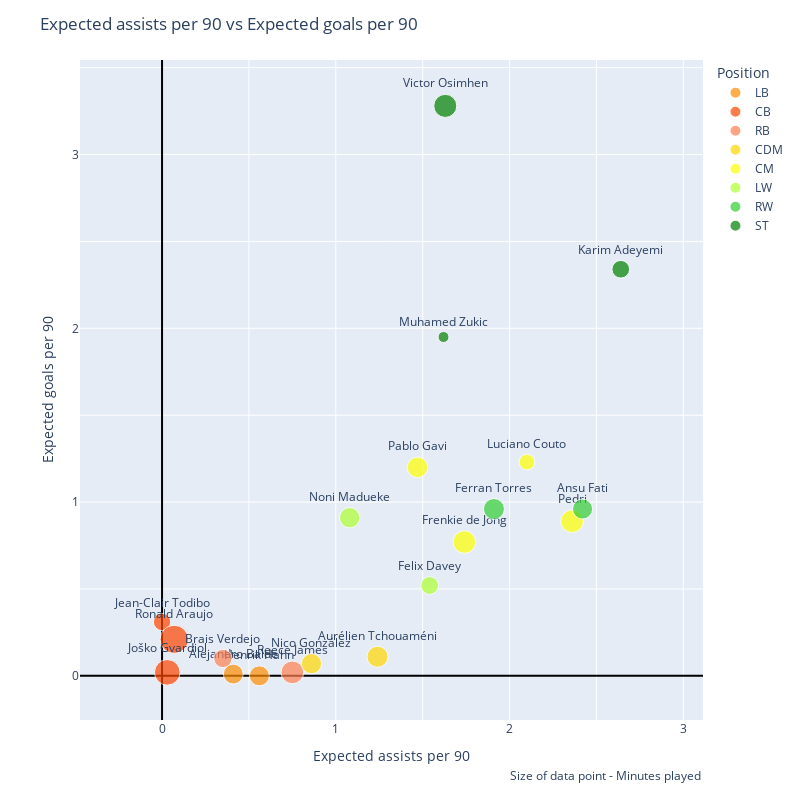
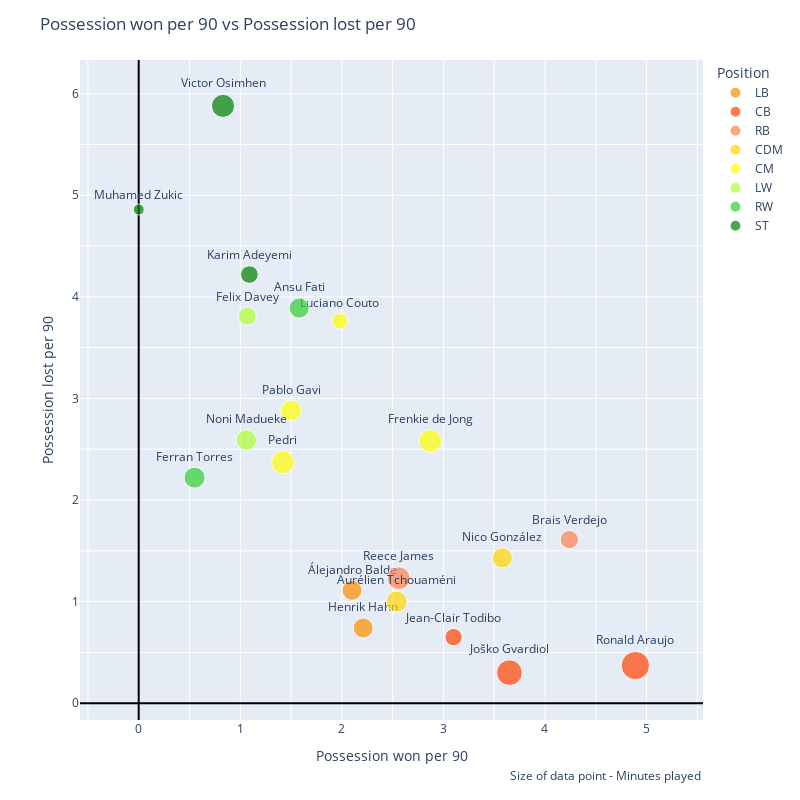
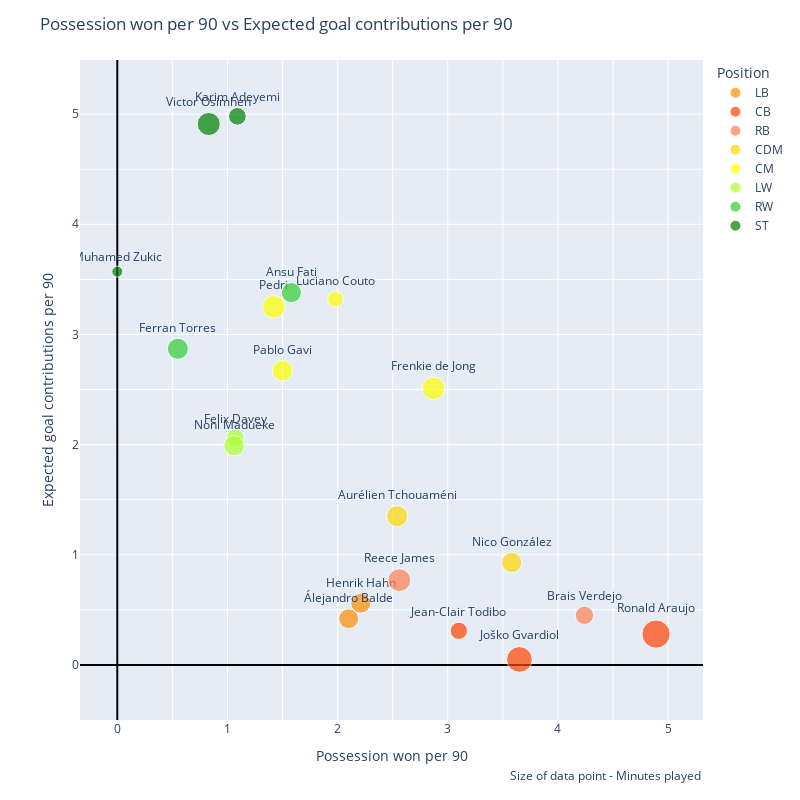

Here is the notebook cell these charts were saved with, in order:
### Code cell
scatter_chart('xAp90', 'xGp90')
scatter_chart('PossessionWonp90', 'PossessionLostp90')
scatter_chart('PossessionWonp90', 'xGCp90')

### Figure 1 — Plotly figure (JSON) as saved in the notebook; plotly's stock layout.template omitted (floating-point values rounded to 4 significant figures)
{"data": [{"customdata": [["Álejandro Balde"], ["Henrik Hahn"]], "hovertemplate": "Position=LB<br>Expected assists per 90=%{x}<br>Expected goals per 90=%{y}<br>Minutes played=%{marker.size}<br>Name=%{customdata[0]}<extra></extra>", "legendgroup": "LB", "marker": {"color": "darkorange", "size": [727, 734], "sizemode": "area", "sizeref": 3.678, "symbol": "circle"}, "mode": "markers+text", "name": "LB", "orientation": "v", "showlegend": true, "text": ["Álejandro Balde", "Henrik Hahn"], "textposition": "top center", "type": "scatter", "x": [0.41, 0.56], "xaxis": "x", "y": [0.01, 0], "yaxis": "y"}, {"customdata": [["Jean-Clair Todibo"], ["Joško Gvardiol"], ["Ronald Araujo"]], "hovertemplate": "Position=CB<br>Expected assists per 90=%{x}<br>Expected goals per 90=%{y}<br>Minutes played=%{marker.size}<br>Name=%{customdata[0]}<extra></extra>", "legendgroup": "CB", "marker": {"color": "orangered", "size": [552, 1208, 1471], "sizemode": "area", "sizeref": 3.678, "symbol": "circle"}, "mode": "markers+text", "name": "CB", "orientation": "v", "showlegend": true, "text": ["Jean-Clair Todibo", "Joško Gvardiol", "Ronald Araujo"], "textposition": "top center", "type": "scatter", "x": [0, 0.03, 0.07], "xaxis": "x", "y": [0.31, 0.02, 0.21], "yaxis": "y"}, {"customdata": [["Reece James"], ["Brais Verdejo"]], "hovertemplate": "Position=RB<br>Expected assists per 90=%{x}<br>Expected goals per 90=%{y}<br>Minutes played=%{marker.size}<br>Name=%{customdata[0]}<extra></extra>", "legendgroup": "RB", "marker": {"color": "coral", "size": [949, 616], "sizemode": "area", "sizeref": 3.678, "symbol": "circle"}, "mode": "markers+text", "name": "RB", "orientation": "v", "showlegend": true, "text": ["Reece James", "Brais Verdejo"], "textposition": "top center", "type": "scatter", "x": [0.75, 0.35], "xaxis": "x", "y": [0.02, 0.1], "yaxis": "y"}, {"customdata": [["Aurélien Tchouaméni"], ["Nico González"]], "hovertemplate": "Position=CDM<br>Expected assists per 90=%{x}<br>Expected goals per 90=%{y}<br>Minutes played=%{marker.size}<br>Name=%{customdata[0]}<extra></extra>", "legendgroup": "CDM", "marker": {"color": "gold", "size": [814, 755], "sizemode": "area", "sizeref": 3.678, "symbol": "circle"}, "mode": "markers+text", "name": "CDM", "orientation": "v", "showlegend": true, "text": ["Aurélien Tchouaméni", "Nico González"], "textposition": "top center", "type": "scatter", "x": [1.24, 0.86], "xaxis": "x", "y": [0.11, 0.07], "yaxis": "y"}, {"customdata": [["Luciano Couto"], ["Pablo Gavi"], ["Pedri"], ["Frenkie de Jong"]], "hovertemplate": "Position=CM<br>Expected assists per 90=%{x}<br>Expected goals per 90=%{y}<br>Minutes played=%{marker.size}<br>Name=%{customdata[0]}<extra></extra>", "legendgroup": "CM", "marker": {"color": "yellow", "size": [455, 780, 951, 942], "sizemode": "area", "sizeref": 3.678, "symbol": "circle"}, "mode": "markers+text", "name": "CM", "orientation": "v", "showlegend": true, "text": ["Luciano Couto", "Pablo Gavi", "Pedri", "Frenkie de Jong"], "textposition": "top center", "type": "scatter", "x": [2.1, 1.47, 2.36, 1.74], "xaxis": "x", "y": [1.23, 1.2, 0.89, 0.77], "yaxis": "y"}, {"customdata": [["Felix Davey"], ["Noni Madueke"]], "hovertemplate": "Position=LW<br>Expected assists per 90=%{x}<br>Expected goals per 90=%{y}<br>Minutes played=%{marker.size}<br>Name=%{customdata[0]}<extra></extra>", "legendgroup": "LW", "marker": {"color": "greenyellow", "size": [591, 765], "sizemode": "area", "sizeref": 3.678, "symbol": "circle"}, "mode": "markers+text", "name": "LW", "orientation": "v", "showlegend": true, "text": ["Felix Davey", "Noni Madueke"], "textposition": "top center", "type": "scatter", "x": [1.54, 1.08], "xaxis": "x", "y": [0.52, 0.91], "yaxis": "y"}, {"customdata": [["Ansu Fati"], ["Ferran Torres"]], "hovertemplate": "Position=RW<br>Expected assists per 90=%{x}<br>Expected goals per 90=%{y}<br>Minutes played=%{marker.size}<br>Name=%{customdata[0]}<extra></extra>", "legendgroup": "RW", "marker": {"color": "limegreen", "size": [741, 812], "sizemode": "area", "sizeref": 3.678, "symbol": "circle"}, "mode": "markers+text", "name": "RW", "orientation": "v", "showlegend": true, "text": ["Ansu Fati", "Ferran Torres"], "textposition": "top center", "type": "scatter", "x": [2.42, 1.91], "xaxis": "x", "y": [0.96, 0.96], "yaxis": "y"}, {"customdata": [["Muhamed Zukic"], ["Karim Adeyemi"], ["Victor Osimhen"]], "hovertemplate": "Position=ST<br>Expected assists per 90=%{x}<br>Expected goals per 90=%{y}<br>Minutes played=%{marker.size}<br>Name=%{customdata[0]}<extra></extra>", "legendgroup": "ST", "marker": {"color": "green", "size": [222, 576, 980], "sizemode": "area", "sizeref": 3.678, "symbol": "circle"}, "mode": "markers+text", "name": "ST", "orientation": "v", "showlegend": true, "text": ["Muhamed Zukic", "Karim Adeyemi", "Victor Osimhen"], "textposition": "top center", "type": "scatter", "x": [1.62, 2.64, 1.63], "xaxis": "x", "y": [1.95, 2.34, 3.28], "yaxis": "y"}], "layout": {"annotations": [{"showarrow": false, "text": "Size of data point - Minutes played", "x": 1, "xanchor": "right", "xref": "paper", "xshift": 0, "y": -0.1, "yanchor": "auto", "yref": "paper", "yshift": 0}], "height": 800, "legend": {"itemsizing": "constant", "title": {"text": "Position"}, "tracegroupgap": 0}, "margin": {"t": 60}, "title": {"text": "Expected assists per 90 vs Expected goals per 90"}, "width": 800, "xaxis": {"anchor": "y", "domain": [0, 1], "dtick": 0.5, "scaleanchor": "y", "scaleratio": 1, "tick0": 0, "ticklabelstep": 2, "title": {"text": "Expected assists per 90"}, "zeroline": true, "zerolinecolor": "Black", "zerolinewidth": 2}, "yaxis": {"anchor": "x", "domain": [0, 1], "dtick": 0.5, "scaleanchor": "x", "scaleratio": 1, "tick0": 0, "ticklabelstep": 2, "title": {"text": "Expected goals per 90"}, "zeroline": true, "zerolinecolor": "Black", "zerolinewidth": 2}}}

### Figure 2 — Plotly figure (JSON) as saved in the notebook; plotly's stock layout.template omitted (floating-point values rounded to 4 significant figures)
{"data": [{"customdata": [["Álejandro Balde"], ["Henrik Hahn"]], "hovertemplate": "Position=LB<br>Possession won per 90=%{x}<br>Possession lost per 90=%{y}<br>Minutes played=%{marker.size}<br>Name=%{customdata[0]}<extra></extra>", "legendgroup": "LB", "marker": {"color": "darkorange", "size": [727, 734], "sizemode": "area", "sizeref": 3.678, "symbol": "circle"}, "mode": "markers+text", "name": "LB", "orientation": "v", "showlegend": true, "text": ["Álejandro Balde", "Henrik Hahn"], "textposition": "top center", "type": "scatter", "x": [2.1, 2.21], "xaxis": "x", "y": [1.11, 0.74], "yaxis": "y"}, {"customdata": [["Jean-Clair Todibo"], ["Joško Gvardiol"], ["Ronald Araujo"]], "hovertemplate": "Position=CB<br>Possession won per 90=%{x}<br>Possession lost per 90=%{y}<br>Minutes played=%{marker.size}<br>Name=%{customdata[0]}<extra></extra>", "legendgroup": "CB", "marker": {"color": "orangered", "size": [552, 1208, 1471], "sizemode": "area", "sizeref": 3.678, "symbol": "circle"}, "mode": "markers+text", "name": "CB", "orientation": "v", "showlegend": true, "text": ["Jean-Clair Todibo", "Joško Gvardiol", "Ronald Araujo"], "textposition": "top center", "type": "scatter", "x": [3.1, 3.65, 4.89], "xaxis": "x", "y": [0.65, 0.3, 0.37], "yaxis": "y"}, {"customdata": [["Reece James"], ["Brais Verdejo"]], "hovertemplate": "Position=RB<br>Possession won per 90=%{x}<br>Possession lost per 90=%{y}<br>Minutes played=%{marker.size}<br>Name=%{customdata[0]}<extra></extra>", "legendgroup": "RB", "marker": {"color": "coral", "size": [949, 616], "sizemode": "area", "sizeref": 3.678, "symbol": "circle"}, "mode": "markers+text", "name": "RB", "orientation": "v", "showlegend": true, "text": ["Reece James", "Brais Verdejo"], "textposition": "top center", "type": "scatter", "x": [2.56, 4.24], "xaxis": "x", "y": [1.23, 1.61], "yaxis": "y"}, {"customdata": [["Aurélien Tchouaméni"], ["Nico González"]], "hovertemplate": "Position=CDM<br>Possession won per 90=%{x}<br>Possession lost per 90=%{y}<br>Minutes played=%{marker.size}<br>Name=%{customdata[0]}<extra></extra>", "legendgroup": "CDM", "marker": {"color": "gold", "size": [814, 755], "sizemode": "area", "sizeref": 3.678, "symbol": "circle"}, "mode": "markers+text", "name": "CDM", "orientation": "v", "showlegend": true, "text": ["Aurélien Tchouaméni", "Nico González"], "textposition": "top center", "type": "scatter", "x": [2.54, 3.58], "xaxis": "x", "y": [1, 1.43], "yaxis": "y"}, {"customdata": [["Luciano Couto"], ["Pablo Gavi"], ["Pedri"], ["Frenkie de Jong"]], "hovertemplate": "Position=CM<br>Possession won per 90=%{x}<br>Possession lost per 90=%{y}<br>Minutes played=%{marker.size}<br>Name=%{customdata[0]}<extra></extra>", "legendgroup": "CM", "marker": {"color": "yellow", "size": [455, 780, 951, 942], "sizemode": "area", "sizeref": 3.678, "symbol": "circle"}, "mode": "markers+text", "name": "CM", "orientation": "v", "showlegend": true, "text": ["Luciano Couto", "Pablo Gavi", "Pedri", "Frenkie de Jong"], "textposition": "top center", "type": "scatter", "x": [1.98, 1.5, 1.42, 2.87], "xaxis": "x", "y": [3.76, 2.88, 2.37, 2.58], "yaxis": "y"}, {"customdata": [["Felix Davey"], ["Noni Madueke"]], "hovertemplate": "Position=LW<br>Possession won per 90=%{x}<br>Possession lost per 90=%{y}<br>Minutes played=%{marker.size}<br>Name=%{customdata[0]}<extra></extra>", "legendgroup": "LW", "marker": {"color": "greenyellow", "size": [591, 765], "sizemode": "area", "sizeref": 3.678, "symbol": "circle"}, "mode": "markers+text", "name": "LW", "orientation": "v", "showlegend": true, "text": ["Felix Davey", "Noni Madueke"], "textposition": "top center", "type": "scatter", "x": [1.07, 1.06], "xaxis": "x", "y": [3.81, 2.59], "yaxis": "y"}, {"customdata": [["Ansu Fati"], ["Ferran Torres"]], "hovertemplate": "Position=RW<br>Possession won per 90=%{x}<br>Possession lost per 90=%{y}<br>Minutes played=%{marker.size}<br>Name=%{customdata[0]}<extra></extra>", "legendgroup": "RW", "marker": {"color": "limegreen", "size": [741, 812], "sizemode": "area", "sizeref": 3.678, "symbol": "circle"}, "mode": "markers+text", "name": "RW", "orientation": "v", "showlegend": true, "text": ["Ansu Fati", "Ferran Torres"], "textposition": "top center", "type": "scatter", "x": [1.58, 0.55], "xaxis": "x", "y": [3.89, 2.22], "yaxis": "y"}, {"customdata": [["Muhamed Zukic"], ["Karim Adeyemi"], ["Victor Osimhen"]], "hovertemplate": "Position=ST<br>Possession won per 90=%{x}<br>Possession lost per 90=%{y}<br>Minutes played=%{marker.size}<br>Name=%{customdata[0]}<extra></extra>", "legendgroup": "ST", "marker": {"color": "green", "size": [222, 576, 980], "sizemode": "area", "sizeref": 3.678, "symbol": "circle"}, "mode": "markers+text", "name": "ST", "orientation": "v", "showlegend": true, "text": ["Muhamed Zukic", "Karim Adeyemi", "Victor Osimhen"], "textposition": "top center", "type": "scatter", "x": [0, 1.09, 0.83], "xaxis": "x", "y": [4.86, 4.22, 5.88], "yaxis": "y"}], "layout": {"annotations": [{"showarrow": false, "text": "Size of data point - Minutes played", "x": 1, "xanchor": "right", "xref": "paper", "xshift": 0, "y": -0.1, "yanchor": "auto", "yref": "paper", "yshift": 0}], "height": 800, "legend": {"itemsizing": "constant", "title": {"text": "Position"}, "tracegroupgap": 0}, "margin": {"t": 60}, "title": {"text": "Possession won per 90 vs Possession lost per 90"}, "width": 800, "xaxis": {"anchor": "y", "domain": [0, 1], "dtick": 0.5, "scaleanchor": "y", "scaleratio": 1, "tick0": 0, "ticklabelstep": 2, "title": {"text": "Possession won per 90"}, "zeroline": true, "zerolinecolor": "Black", "zerolinewidth": 2}, "yaxis": {"anchor": "x", "domain": [0, 1], "dtick": 0.5, "scaleanchor": "x", "scaleratio": 1, "tick0": 0, "ticklabelstep": 2, "title": {"text": "Possession lost per 90"}, "zeroline": true, "zerolinecolor": "Black", "zerolinewidth": 2}}}

### Figure 3 — Plotly figure (JSON) as saved in the notebook; plotly's stock layout.template omitted (floating-point values rounded to 4 significant figures)
{"data": [{"customdata": [["Álejandro Balde"], ["Henrik Hahn"]], "hovertemplate": "Position=LB<br>Possession won per 90=%{x}<br>Expected goal contributions per 90=%{y}<br>Minutes played=%{marker.size}<br>Name=%{customdata[0]}<extra></extra>", "legendgroup": "LB", "marker": {"color": "darkorange", "size": [727, 734], "sizemode": "area", "sizeref": 3.678, "symbol": "circle"}, "mode": "markers+text", "name": "LB", "orientation": "v", "showlegend": true, "text": ["Álejandro Balde", "Henrik Hahn"], "textposition": "top center", "type": "scatter", "x": [2.1, 2.21], "xaxis": "x", "y": [0.42, 0.56], "yaxis": "y"}, {"customdata": [["Jean-Clair Todibo"], ["Joško Gvardiol"], ["Ronald Araujo"]], "hovertemplate": "Position=CB<br>Possession won per 90=%{x}<br>Expected goal contributions per 90=%{y}<br>Minutes played=%{marker.size}<br>Name=%{customdata[0]}<extra></extra>", "legendgroup": "CB", "marker": {"color": "orangered", "size": [552, 1208, 1471], "sizemode": "area", "sizeref": 3.678, "symbol": "circle"}, "mode": "markers+text", "name": "CB", "orientation": "v", "showlegend": true, "text": ["Jean-Clair Todibo", "Joško Gvardiol", "Ronald Araujo"], "textposition": "top center", "type": "scatter", "x": [3.1, 3.65, 4.89], "xaxis": "x", "y": [0.31, 0.05, 0.28], "yaxis": "y"}, {"customdata": [["Reece James"], ["Brais Verdejo"]], "hovertemplate": "Position=RB<br>Possession won per 90=%{x}<br>Expected goal contributions per 90=%{y}<br>Minutes played=%{marker.size}<br>Name=%{customdata[0]}<extra></extra>", "legendgroup": "RB", "marker": {"color": "coral", "size": [949, 616], "sizemode": "area", "sizeref": 3.678, "symbol": "circle"}, "mode": "markers+text", "name": "RB", "orientation": "v", "showlegend": true, "text": ["Reece James", "Brais Verdejo"], "textposition": "top center", "type": "scatter", "x": [2.56, 4.24], "xaxis": "x", "y": [0.77, 0.45], "yaxis": "y"}, {"customdata": [["Aurélien Tchouaméni"], ["Nico González"]], "hovertemplate": "Position=CDM<br>Possession won per 90=%{x}<br>Expected goal contributions per 90=%{y}<br>Minutes played=%{marker.size}<br>Name=%{customdata[0]}<extra></extra>", "legendgroup": "CDM", "marker": {"color": "gold", "size": [814, 755], "sizemode": "area", "sizeref": 3.678, "symbol": "circle"}, "mode": "markers+text", "name": "CDM", "orientation": "v", "showlegend": true, "text": ["Aurélien Tchouaméni", "Nico González"], "textposition": "top center", "type": "scatter", "x": [2.54, 3.58], "xaxis": "x", "y": [1.35, 0.93], "yaxis": "y"}, {"customdata": [["Luciano Couto"], ["Pablo Gavi"], ["Pedri"], ["Frenkie de Jong"]], "hovertemplate": "Position=CM<br>Possession won per 90=%{x}<br>Expected goal contributions per 90=%{y}<br>Minutes played=%{marker.size}<br>Name=%{customdata[0]}<extra></extra>", "legendgroup": "CM", "marker": {"color": "yellow", "size": [455, 780, 951, 942], "sizemode": "area", "sizeref": 3.678, "symbol": "circle"}, "mode": "markers+text", "name": "CM", "orientation": "v", "showlegend": true, "text": ["Luciano Couto", "Pablo Gavi", "Pedri", "Frenkie de Jong"], "textposition": "top center", "type": "scatter", "x": [1.98, 1.5, 1.42, 2.87], "xaxis": "x", "y": [3.32, 2.67, 3.25, 2.51], "yaxis": "y"}, {"customdata": [["Felix Davey"], ["Noni Madueke"]], "hovertemplate": "Position=LW<br>Possession won per 90=%{x}<br>Expected goal contributions per 90=%{y}<br>Minutes played=%{marker.size}<br>Name=%{customdata[0]}<extra></extra>", "legendgroup": "LW", "marker": {"color": "greenyellow", "size": [591, 765], "sizemode": "area", "sizeref": 3.678, "symbol": "circle"}, "mode": "markers+text", "name": "LW", "orientation": "v", "showlegend": true, "text": ["Felix Davey", "Noni Madueke"], "textposition": "top center", "type": "scatter", "x": [1.07, 1.06], "xaxis": "x", "y": [2.06, 1.99], "yaxis": "y"}, {"customdata": [["Ansu Fati"], ["Ferran Torres"]], "hovertemplate": "Position=RW<br>Possession won per 90=%{x}<br>Expected goal contributions per 90=%{y}<br>Minutes played=%{marker.size}<br>Name=%{customdata[0]}<extra></extra>", "legendgroup": "RW", "marker": {"color": "limegreen", "size": [741, 812], "sizemode": "area", "sizeref": 3.678, "symbol": "circle"}, "mode": "markers+text", "name": "RW", "orientation": "v", "showlegend": true, "text": ["Ansu Fati", "Ferran Torres"], "textposition": "top center", "type": "scatter", "x": [1.58, 0.55], "xaxis": "x", "y": [3.38, 2.87], "yaxis": "y"}, {"customdata": [["Muhamed Zukic"], ["Karim Adeyemi"], ["Victor Osimhen"]], "hovertemplate": "Position=ST<br>Possession won per 90=%{x}<br>Expected goal contributions per 90=%{y}<br>Minutes played=%{marker.size}<br>Name=%{customdata[0]}<extra></extra>", "legendgroup": "ST", "marker": {"color": "green", "size": [222, 576, 980], "sizemode": "area", "sizeref": 3.678, "symbol": "circle"}, "mode": "markers+text", "name": "ST", "orientation": "v", "showlegend": true, "text": ["Muhamed Zukic", "Karim Adeyemi", "Victor Osimhen"], "textposition": "top center", "type": "scatter", "x": [0, 1.09, 0.83], "xaxis": "x", "y": [3.57, 4.98, 4.91], "yaxis": "y"}], "layout": {"annotations": [{"showarrow": false, "text": "Size of data point - Minutes played", "x": 1, "xanchor": "right", "xref": "paper", "xshift": 0, "y": -0.1, "yanchor": "auto", "yref": "paper", "yshift": 0}], "height": 800, "legend": {"itemsizing": "constant", "title": {"text": "Position"}, "tracegroupgap": 0}, "margin": {"t": 60}, "title": {"text": "Possession won per 90 vs Expected goal contributions per 90"}, "width": 800, "xaxis": {"anchor": "y", "domain": [0, 1], "dtick": 0.5, "scaleanchor": "y", "scaleratio": 1, "tick0": 0, "ticklabelstep": 2, "title": {"text": "Possession won per 90"}, "zeroline": true, "zerolinecolor": "Black", "zerolinewidth": 2}, "yaxis": {"anchor": "x", "domain": [0, 1], "dtick": 0.5, "scaleanchor": "x", "scaleratio": 1, "tick0": 0, "ticklabelstep": 2, "title": {"text": "Expected goal contributions per 90"}, "zeroline": true, "zerolinecolor": "Black", "zerolinewidth": 2}}}
